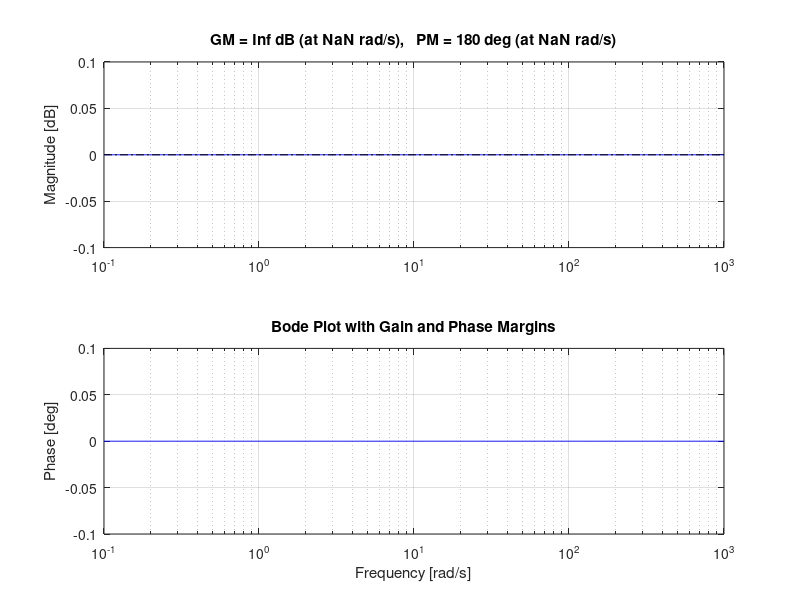

The MATLAB script that drew this image:
clc;
clear;

% --- Input Section ---
disp('Bode Plot Generator');
disp('---------------------');
num = input('Enter the numerator coefficients [e.g., 1 3]: ');
den = input('Enter the denominator coefficients [e.g., 1 2 0]: ');

% --- Create Transfer Function ---
sys = tf(num, den);

% --- Calculate Margins ---
[GM, PM, w_gc, w_pc] = margin(sys);

% --- Display Margins in Command Window ---
fprintf('\nGain Margin  : %.2f dB at %.2f rad/s\n', 20*log10(GM), w_pc);
fprintf('Phase Margin : %.2f° at %.2f rad/s\n', PM, w_gc);

% --- Plot Bode with PM & GM ---
figure;
margin(sys);  % This automatically shows PM and GM lines
grid on;
title('Bode Plot with Gain and Phase Margins');
